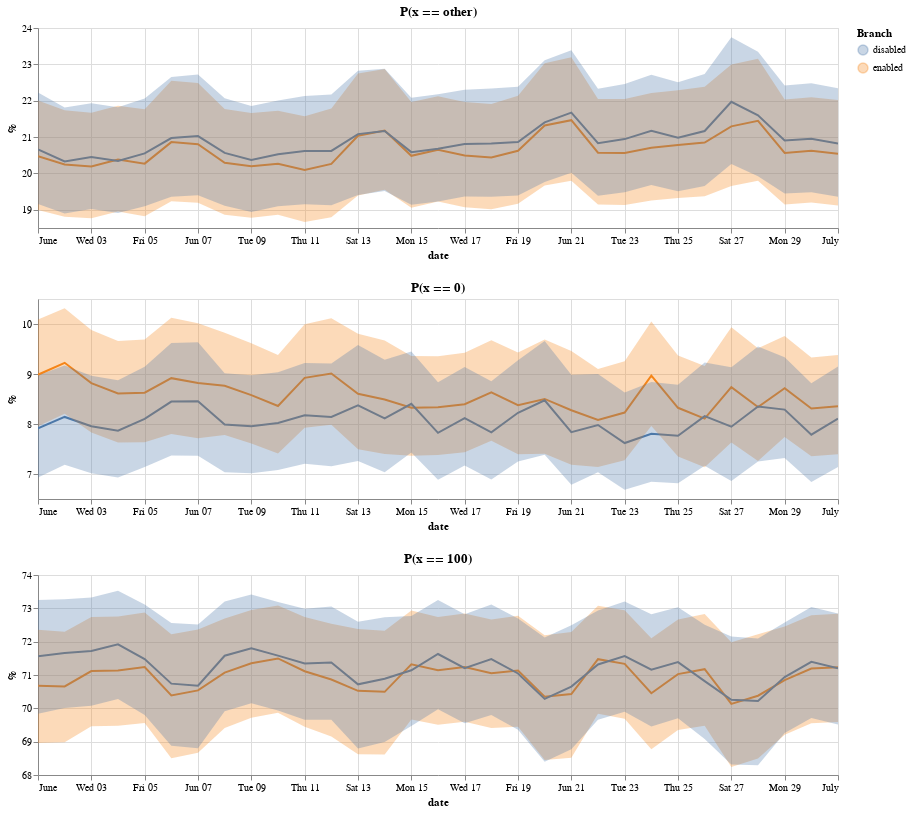

The notebook cell this image was saved under:
### Markdown cell above
## gc_slice_during_idle

### Code cell
# NO CODE
gcsdi = hu.mm_hist_quantiles_beta(df=dfh2, hcol="gc_slice_during_idle", bins=[0, 100],)

vz.stack_bin_plots(gcsdi, h=H, w=W)

### Figure 1 — Vega-Lite specification as saved in the notebook (floating-point values rounded to 4 significant figures)
{"config": {"view": {"continuousWidth": 400, "continuousHeight": 300}}, "vconcat": [{"layer": [{"mark": "line", "encoding": {"color": {"type": "nominal", "field": "br", "title": "Branch"}, "tooltip": [{"type": "nominal", "field": "br"}, {"type": "temporal", "field": "date"}, {"type": "quantitative", "field": "p50"}], "x": {"type": "temporal", "field": "date", "title": "date"}, "y": {"type": "quantitative", "field": "p50", "scale": {"zero": false}, "title": "%"}}, "selection": {"selector008": {"type": "interval", "bind": "scales", "encodings": ["x", "y"]}}}, {"mark": "errorband", "encoding": {"color": {"type": "nominal", "field": "br", "title": "Branch"}, "tooltip": [{"type": "nominal", "field": "br"}, {"type": "temporal", "field": "date"}, {"type": "quantitative", "field": "p50"}], "x": {"type": "temporal", "field": "date", "title": "date"}, "y": {"type": "quantitative", "field": "p05", "title": "%"}, "y2": {"field": "p95", "title": "%"}}}], "data": {"name": "data-3df885041dff85f9464e53b24de69771"}, "height": 200, "title": "P(x == other)", "width": 800}, {"layer": [{"mark": "line", "encoding": {"color": {"type": "nominal", "field": "br", "title": "Branch"}, "tooltip": [{"type": "nominal", "field": "br"}, {"type": "temporal", "field": "date"}, {"type": "quantitative", "field": "p50"}], "x": {"type": "temporal", "field": "date", "title": "date"}, "y": {"type": "quantitative", "field": "p50", "scale": {"zero": false}, "title": "%"}}, "selection": {"selector009": {"type": "interval", "bind": "scales", "encodings": ["x", "y"]}}}, {"mark": "errorband", "encoding": {"color": {"type": "nominal", "field": "br", "title": "Branch"}, "tooltip": [{"type": "nominal", "field": "br"}, {"type": "temporal", "field": "date"}, {"type": "quantitative", "field": "p50"}], "x": {"type": "temporal", "field": "date", "title": "date"}, "y": {"type": "quantitative", "field": "p05", "title": "%"}, "y2": {"field": "p95", "title": "%"}}}], "data": {"name": "data-ec78b9724718c3f22884b70a29af7c05"}, "height": 200, "title": "P(x == 0)", "width": 800}, {"layer": [{"mark": "line", "encoding": {"color": {"type": "nominal", "field": "br", "title": "Branch"}, "tooltip": [{"type": "nominal", "field": "br"}, {"type": "temporal", "field": "date"}, {"type": "quantitative", "field": "p50"}], "x": {"type": "temporal", "field": "date", "title": "date"}, "y": {"type": "quantitative", "field": "p50", "scale": {"zero": false}, "title": "%"}}, "selection": {"selector010": {"type": "interval", "bind": "scales", "encodings": ["x", "y"]}}}, {"mark": "errorband", "encoding": {"color": {"type": "nominal", "field": "br", "title": "Branch"}, "tooltip": [{"type": "nominal", "field": "br"}, {"type": "temporal", "field": "date"}, {"type": "quantitative", "field": "p50"}], "x": {"type": "temporal", "field": "date", "title": "date"}, "y": {"type": "quantitative", "field": "p05", "title": "%"}, "y2": {"field": "p95", "title": "%"}}}], "data": {"name": "data-4df40545755eee2ab583b79dc5dce4cf"}, "height": 200, "title": "P(x == 100)", "width": 800}], "$schema": "https://vega.github.io/schema/vega-lite/v4.8.1.json", "datasets": {"data-3df885041dff85f9464e53b24de69771": [{"bins": -1, "p05": 18.8, "p50": 20.26, "p95": 21.79, "br": "enabled", "date": "2020-06-12T00:00:00"}, {"bins": -1, "p05": 18.86, "p50": 20.29, "p95": 21.77, "br": "enabled", "date": "2020-06-08T00:00:00"}, {"bins": -1, "p05": 19.39, "p50": 21.04, "p95": 22.75, "br": "enabled", "date": "2020-06-13T00:00:00"}, {"bins": -1, "p05": 18.86, "p50": 20.27, "p95": 21.73, "br": "enabled", "date": "2020-06-10T00:00:00"}, {"bins": -1, "p05": 19.32, "p50": 20.78, "p95": 22.29, "br": "enabled", "date": "2020-06-25T00:00:00"}, {"bins": -1, "p05": 19.14, "p50": 20.56, "p95": 22.04, "br": "enabled", "date": "2020-06-29T00:00:00"}, {"bins": -1, "p05": 19.14, "p50": 20.57, "p95": 22.05, "br": "enabled", "date": "2020-06-22T00:00:00"}, {"bins": -1, "p05": 19.65, "p50": 21.29, "p95": 23.0, "br": "enabled", "date": "2020-06-27T00:00:00"}, {"bins": -1, "p05": 19.37, "p50": 20.85, "p95": 22.38, "br": "enabled", "date": "2020-06-26T00:00:00"}, {"bins": -1, "p05": 19.05, "p50": 20.48, "p95": 21.97, "br": "enabled", "date": "2020-06-15T00:00:00"}, {"bins": -1, "p05": 19.24, "p50": 20.86, "p95": 22.55, "br": "enabled", "date": "2020-06-06T00:00:00"}, {"bins": -1, "p05": 18.83, "p50": 20.27, "p95": 21.77, "br": "enabled", "date": "2020-06-05T00:00:00"}, {"bins": -1, "p05": 19.8, "p50": 21.45, "p95": 23.15, "br": "enabled", "date": "2020-06-28T00:00:00"}, {"bins": -1, "p05": 18.81, "p50": 20.25, "p95": 21.74, "br": "enabled", "date": "2020-06-02T00:00:00"}, {"bins": -1, "p05": 19.23, "p50": 20.65, "p95": 22.12, "br": "enabled", "date": "2020-06-16T00:00:00"}, {"bins": -1, "p05": 19.2, "p50": 20.63, "p95": 22.1, "br": "enabled", "date": "2020-06-30T00:00:00"}, {"bins": -1, "p05": 19.8, "p50": 21.47, "p95": 23.19, "br": "enabled", "date": "2020-06-21T00:00:00"}, {"bins": -1, "p05": 18.66, "p50": 20.09, "p95": 21.58, "br": "enabled", "date": "2020-06-11T00:00:00"}, {"bins": -1, "p05": 19.12, "p50": 20.54, "p95": 22.02, "br": "enabled", "date": "2020-07-01T00:00:00"}, {"bins": -1, "p05": 18.95, "p50": 20.38, "p95": 21.86, "br": "enabled", "date": "2020-06-04T00:00:00"}, {"bins": -1, "p05": 19.17, "p50": 20.62, "p95": 22.14, "br": "enabled", "date": "2020-06-19T00:00:00"}, {"bins": -1, "p05": 18.99, "p50": 20.47, "p95": 22.0, "br": "enabled", "date": "2020-06-01T00:00:00"}, {"bins": -1, "p05": 18.77, "p50": 20.19, "p95": 21.67, "br": "enabled", "date": "2020-06-03T00:00:00"}, {"bins": -1, "p05": 19.13, "p50": 20.56, "p95": 22.05, "br": "enabled", "date": "2020-06-23T00:00:00"}, {"bins": -1, "p05": 19.26, "p50": 20.71, "p95": 22.21, "br": "enabled", "date": "2020-06-24T00:00:00"}, {"bins": -1, "p05": 19.67, "p50": 21.32, "p95": 23.03, "br": "enabled", "date": "2020-06-20T00:00:00"}, {"bins": -1, "p05": 19.19, "p50": 20.81, "p95": 22.48, "br": "enabled", "date": "2020-06-07T00:00:00"}, {"bins": -1, "p05": 19.55, "p50": 21.18, "p95": 22.87, "br": "enabled", "date": "2020-06-14T00:00:00"}, {"bins": -1, "p05": 19.07, "p50": 20.49, "p95": 21.97, "br": "enabled", "date": "2020-06-17T00:00:00"}, {"bins": -1, "p05": 19.02, "p50": 20.44, "p95": 21.91, "br": "enabled", "date": "2020-06-18T00:00:00"}, {"bins": -1, "p05": 18.79, "p50": 20.2, "p95": 21.66, "br": "enabled", "date": "2020-06-09T00:00:00"}, {"bins": -1, "p05": 18.91, "p50": 20.34, "p95": 21.82, "br": "disabled", "date": "2020-06-04T00:00:00"}, {"bins": -1, "p05": 19.76, "p50": 21.41, "p95": 23.11, "br": "disabled", "date": "2020-06-20T00:00:00"}, {"bins": -1, "p05": 19.23, "p50": 20.68, "p95": 22.17, "br": "disabled", "date": "2020-06-16T00:00:00"}, {"bins": -1, "p05": 19.41, "p50": 21.08, "p95": 22.82, "br": "disabled", "date": "2020-06-13T00:00:00"}, {"bins": -1, "p05": 19.11, "p50": 20.56, "p95": 22.07, "br": "disabled", "date": "2020-06-08T00:00:00"}, {"bins": -1, "p05": 19.48, "p50": 20.95, "p95": 22.48, "br": "disabled", "date": "2020-06-30T00:00:00"}, {"bins": -1, "p05": 19.14, "p50": 20.59, "p95": 22.08, "br": "disabled", "date": "2020-06-15T00:00:00"}, {"bins": -1, "p05": 19.52, "p50": 21.17, "p95": 22.88, "br": "disabled", "date": "2020-06-14T00:00:00"}, {"bins": -1, "p05": 19.1, "p50": 20.53, "p95": 22.0, "br": "disabled", "date": "2020-06-10T00:00:00"}, {"bins": -1, "p05": 19.51, "p50": 20.98, "p95": 22.51, "br": "disabled", "date": "2020-06-25T00:00:00"}, {"bins": -1, "p05": 19.68, "p50": 21.17, "p95": 22.72, "br": "disabled", "date": "2020-06-24T00:00:00"}, {"bins": -1, "p05": 19.36, "p50": 20.97, "p95": 22.65, "br": "disabled", "date": "2020-06-06T00:00:00"}, {"bins": -1, "p05": 19.15, "p50": 20.62, "p95": 22.13, "br": "disabled", "date": "2020-06-11T00:00:00"}, {"bins": -1, "p05": 19.16, "p50": 20.66, "p95": 22.22, "br": "disabled", "date": "2020-06-01T00:00:00"}, {"bins": -1, "p05": 20.02, "p50": 21.67, "p95": 23.39, "br": "disabled", "date": "2020-06-21T00:00:00"}, {"bins": -1, "p05": 19.39, "p50": 20.83, "p95": 22.33, "br": "disabled", "date": "2020-06-22T00:00:00"}, {"bins": -1, "p05": 20.26, "p50": 21.97, "p95": 23.74, "br": "disabled", "date": "2020-06-27T00:00:00"}, {"bins": -1, "p05": 19.48, "p50": 20.95, "p95": 22.46, "br": "disabled", "date": "2020-06-23T00:00:00"}, {"bins": -1, "p05": 19.36, "p50": 20.82, "p95": 22.33, "br": "disabled", "date": "2020-06-18T00:00:00"}, {"bins": -1, "p05": 18.9, "p50": 20.33, "p95": 21.81, "br": "disabled", "date": "2020-06-02T00:00:00"}, {"bins": -1, "p05": 19.65, "p50": 21.17, "p95": 22.74, "br": "disabled", "date": "2020-06-26T00:00:00"}, {"bins": -1, "p05": 19.4, "p50": 20.86, "p95": 22.38, "br": "disabled", "date": "2020-06-19T00:00:00"}, {"bins": -1, "p05": 19.1, "p50": 20.55, "p95": 22.06, "br": "disabled", "date": "2020-06-05T00:00:00"}, {"bins": -1, "p05": 19.03, "p50": 20.45, "p95": 21.93, "br": "disabled", "date": "2020-06-03T00:00:00"}, {"bins": -1, "p05": 19.92, "p50": 21.6, "p95": 23.34, "br": "disabled", "date": "2020-06-28T00:00:00"}, {"bins": -1, "p05": 19.37, "p50": 20.81, "p95": 22.3, "br": "disabled", "date": "2020-06-17T00:00:00"}, {"bins": -1, "p05": 18.94, "p50": 20.37, "p95": 21.86, "br": "disabled", "date": "2020-06-09T00:00:00"}, {"bins": -1, "p05": 19.36, "p50": 20.83, "p95": 22.35, "br": "disabled", "date": "2020-07-01T00:00:00"}, {"bins": -1, "p05": 19.13, "p50": 20.62, "p95": 22.17, "br": "disabled", "date": "2020-06-12T00:00:00"}, {"bins": -1, "p05": 19.45, "p50": 20.91, "p95": 22.42, "br": "disabled", "date": "2020-06-29T00:00:00"}, {"bins": -1, "p05": 19.4, "p50": 21.03, "p95": 22.72, "br": "disabled", "date": "2020-06-07T00:00:00"}], "data-ec78b9724718c3f22884b70a29af7c05": [{"bins": 0, "p05": 7.983, "p50": 9.01, "p95": 10.11, "br": "enabled", "date": "2020-06-12T00:00:00"}, {"bins": 0, "p05": 7.778, "p50": 8.765, "p95": 9.825, "br": "enabled", "date": "2020-06-08T00:00:00"}, {"bins": 0, "p05": 7.497, "p50": 8.605, "p95": 9.806, "br": "enabled", "date": "2020-06-13T00:00:00"}, {"bins": 0, "p05": 7.408, "p50": 8.359, "p95": 9.381, "br": "enabled", "date": "2020-06-10T00:00:00"}, {"bins": 0, "p05": 7.352, "p50": 8.324, "p95": 9.371, "br": "enabled", "date": "2020-06-25T00:00:00"}, {"bins": 0, "p05": 7.741, "p50": 8.714, "p95": 9.758, "br": "enabled", "date": "2020-06-29T00:00:00"}, {"bins": 0, "p05": 7.14, "p50": 8.083, "p95": 9.098, "br": "enabled", "date": "2020-06-22T00:00:00"}, {"bins": 0, "p05": 7.628, "p50": 8.736, "p95": 9.935, "br": "enabled", "date": "2020-06-27T00:00:00"}, {"bins": 0, "p05": 7.136, "p50": 8.109, "p95": 9.158, "br": "enabled", "date": "2020-06-26T00:00:00"}, {"bins": 0, "p05": 7.364, "p50": 8.325, "p95": 9.358, "br": "enabled", "date": "2020-06-15T00:00:00"}, {"bins": 0, "p05": 7.801, "p50": 8.917, "p95": 10.12, "br": "enabled", "date": "2020-06-06T00:00:00"}, {"bins": 0, "p05": 7.634, "p50": 8.625, "p95": 9.69, "br": "enabled", "date": "2020-06-05T00:00:00"}, {"bins": 0, "p05": 7.258, "p50": 8.341, "p95": 9.516, "br": "enabled", "date": "2020-06-28T00:00:00"}, {"bins": 0, "p05": 8.206, "p50": 9.224, "p95": 10.31, "br": "enabled", "date": "2020-06-02T00:00:00"}, {"bins": 0, "p05": 7.381, "p50": 8.334, "p95": 9.357, "br": "enabled", "date": "2020-06-16T00:00:00"}, {"bins": 0, "p05": 7.356, "p50": 8.308, "p95": 9.332, "br": "enabled", "date": "2020-06-30T00:00:00"}, {"bins": 0, "p05": 7.185, "p50": 8.275, "p95": 9.46, "br": "enabled", "date": "2020-06-21T00:00:00"}, {"bins": 0, "p05": 7.923, "p50": 8.923, "p95": 9.995, "br": "enabled", "date": "2020-06-11T00:00:00"}, {"bins": 0, "p05": 7.396, "p50": 8.353, "p95": 9.381, "br": "enabled", "date": "2020-07-01T00:00:00"}, {"bins": 0, "p05": 7.632, "p50": 8.61, "p95": 9.66, "br": "enabled", "date": "2020-06-04T00:00:00"}, {"bins": 0, "p05": 7.396, "p50": 8.375, "p95": 9.429, "br": "enabled", "date": "2020-06-19T00:00:00"}, {"bins": 0, "p05": 7.957, "p50": 8.986, "p95": 10.09, "br": "enabled", "date": "2020-06-01T00:00:00"}, {"bins": 0, "p05": 7.828, "p50": 8.817, "p95": 9.879, "br": "enabled", "date": "2020-06-03T00:00:00"}, {"bins": 0, "p05": 7.274, "p50": 8.228, "p95": 9.255, "br": "enabled", "date": "2020-06-23T00:00:00"}, {"bins": 0, "p05": 7.962, "p50": 8.968, "p95": 10.05, "br": "enabled", "date": "2020-06-24T00:00:00"}, {"bins": 0, "p05": 7.404, "p50": 8.501, "p95": 9.691, "br": "enabled", "date": "2020-06-20T00:00:00"}, {"bins": 0, "p05": 7.713, "p50": 8.818, "p95": 10.01, "br": "enabled", "date": "2020-06-07T00:00:00"}, {"bins": 0, "p05": 7.4, "p50": 8.489, "p95": 9.669, "br": "enabled", "date": "2020-06-14T00:00:00"}, {"bins": 0, "p05": 7.435, "p50": 8.395, "p95": 9.425, "br": "enabled", "date": "2020-06-17T00:00:00"}, {"bins": 0, "p05": 7.663, "p50": 8.635, "p95": 9.677, "br": "enabled", "date": "2020-06-18T00:00:00"}, {"bins": 0, "p05": 7.609, "p50": 8.577, "p95": 9.615, "br": "enabled", "date": "2020-06-09T00:00:00"}, {"bins": 0, "p05": 6.929, "p50": 7.864, "p95": 8.873, "br": "disabled", "date": "2020-06-04T00:00:00"}, {"bins": 0, "p05": 7.383, "p50": 8.475, "p95": 9.659, "br": "disabled", "date": "2020-06-20T00:00:00"}, {"bins": 0, "p05": 6.885, "p50": 7.824, "p95": 8.837, "br": "disabled", "date": "2020-06-16T00:00:00"}, {"bins": 0, "p05": 7.261, "p50": 8.371, "p95": 9.579, "br": "disabled", "date": "2020-06-13T00:00:00"}, {"bins": 0, "p05": 7.035, "p50": 7.989, "p95": 9.017, "br": "disabled", "date": "2020-06-08T00:00:00"}, {"bins": 0, "p05": 6.838, "p50": 7.787, "p95": 8.813, "br": "disabled", "date": "2020-06-30T00:00:00"}, {"bins": 0, "p05": 7.43, "p50": 8.404, "p95": 9.451, "br": "disabled", "date": "2020-06-15T00:00:00"}, {"bins": 0, "p05": 7.036, "p50": 8.114, "p95": 9.286, "br": "disabled", "date": "2020-06-14T00:00:00"}, {"bins": 0, "p05": 7.079, "p50": 8.021, "p95": 9.036, "br": "disabled", "date": "2020-06-10T00:00:00"}, {"bins": 0, "p05": 6.817, "p50": 7.764, "p95": 8.787, "br": "disabled", "date": "2020-06-25T00:00:00"}, {"bins": 0, "p05": 6.846, "p50": 7.804, "p95": 8.839, "br": "disabled", "date": "2020-06-24T00:00:00"}, {"bins": 0, "p05": 7.369, "p50": 8.448, "p95": 9.619, "br": "disabled", "date": "2020-06-06T00:00:00"}, {"bins": 0, "p05": 7.203, "p50": 8.174, "p95": 9.22, "br": "disabled", "date": "2020-06-11T00:00:00"}, {"bins": 0, "p05": 6.93, "p50": 7.912, "p95": 8.975, "br": "disabled", "date": "2020-06-01T00:00:00"}, {"bins": 0, "p05": 6.787, "p50": 7.838, "p95": 8.983, "br": "disabled", "date": "2020-06-21T00:00:00"}, {"bins": 0, "p05": 7.034, "p50": 7.981, "p95": 9.001, "br": "disabled", "date": "2020-06-22T00:00:00"}, {"bins": 0, "p05": 6.858, "p50": 7.946, "p95": 9.133, "br": "disabled", "date": "2020-06-27T00:00:00"}, {"bins": 0, "p05": 6.685, "p50": 7.619, "p95": 8.629, "br": "disabled", "date": "2020-06-23T00:00:00"}, {"bins": 0, "p05": 6.888, "p50": 7.835, "p95": 8.857, "br": "disabled", "date": "2020-06-18T00:00:00"}, {"bins": 0, "p05": 7.187, "p50": 8.141, "p95": 9.168, "br": "disabled", "date": "2020-06-02T00:00:00"}, {"bins": 0, "p05": 7.164, "p50": 8.157, "p95": 9.229, "br": "disabled", "date": "2020-06-26T00:00:00"}, {"bins": 0, "p05": 7.252, "p50": 8.225, "p95": 9.273, "br": "disabled", "date": "2020-06-19T00:00:00"}, {"bins": 0, "p05": 7.14, "p50": 8.104, "p95": 9.144, "br": "disabled", "date": "2020-06-05T00:00:00"}, {"bins": 0, "p05": 7.016, "p50": 7.954, "p95": 8.966, "br": "disabled", "date": "2020-06-03T00:00:00"}, {"bins": 0, "p05": 7.248, "p50": 8.351, "p95": 9.55, "br": "disabled", "date": "2020-06-28T00:00:00"}, {"bins": 0, "p05": 7.168, "p50": 8.118, "p95": 9.14, "br": "disabled", "date": "2020-06-17T00:00:00"}, {"bins": 0, "p05": 7.013, "p50": 7.956, "p95": 8.973, "br": "disabled", "date": "2020-06-09T00:00:00"}, {"bins": 0, "p05": 7.141, "p50": 8.107, "p95": 9.149, "br": "disabled", "date": "2020-07-01T00:00:00"}, {"bins": 0, "p05": 7.153, "p50": 8.142, "p95": 9.21, "br": "disabled", "date": "2020-06-12T00:00:00"}, {"bins": 0, "p05": 7.318, "p50": 8.288, "p95": 9.333, "br": "disabled", "date": "2020-06-29T00:00:00"}, {"bins": 0, "p05": 7.367, "p50": 8.456, "p95": 9.637, "br": "disabled", "date": "2020-06-07T00:00:00"}], "data-4df40545755eee2ab583b79dc5dce4cf": [{"bins": 100, "p05": 69.15, "p50": 70.86, "p95": 72.53, "br": "enabled", "date": "2020-06-12T00:00:00"}, {"bins": 100, "p05": 69.41, "p50": 71.07, "p95": 72.69, "br": "enabled", "date": "2020-06-08T00:00:00"}, {"bins": 100, "p05": 68.63, "p50": 70.53, "p95": 72.38, "br": "enabled", "date": "2020-06-13T00:00:00"}, {"bins": 100, "p05": 69.87, "p50": 71.5, "p95": 73.09, "br": "enabled", "date": "2020-06-10T00:00:00"}, {"bins": 100, "p05": 69.35, "p50": 71.03, "p95": 72.67, "br": "enabled", "date": "2020-06-25T00:00:00"}, {"bins": 100, "p05": 69.2, "p50": 70.85, "p95": 72.45, "br": "enabled", "date": "2020-06-29T00:00:00"}, {"bins": 100, "p05": 69.84, "p50": 71.47, "p95": 73.08, "br": "enabled", "date": "2020-06-22T00:00:00"}, {"bins": 100, "p05": 68.24, "p50": 70.13, "p95": 71.98, "br": "enabled", "date": "2020-06-27T00:00:00"}, {"bins": 100, "p05": 69.48, "p50": 71.18, "p95": 72.83, "br": "enabled", "date": "2020-06-26T00:00:00"}, {"bins": 100, "p05": 69.67, "p50": 71.32, "p95": 72.93, "br": "enabled", "date": "2020-06-15T00:00:00"}, {"bins": 100, "p05": 68.5, "p50": 70.39, "p95": 72.22, "br": "enabled", "date": "2020-06-06T00:00:00"}, {"bins": 100, "p05": 69.56, "p50": 71.24, "p95": 72.87, "br": "enabled", "date": "2020-06-05T00:00:00"}, {"bins": 100, "p05": 68.49, "p50": 70.38, "p95": 72.22, "br": "enabled", "date": "2020-06-28T00:00:00"}, {"bins": 100, "p05": 68.98, "p50": 70.66, "p95": 72.3, "br": "enabled", "date": "2020-06-02T00:00:00"}, {"bins": 100, "p05": 69.5, "p50": 71.14, "p95": 72.74, "br": "enabled", "date": "2020-06-16T00:00:00"}, {"bins": 100, "p05": 69.55, "p50": 71.19, "p95": 72.8, "br": "enabled", "date": "2020-06-30T00:00:00"}, {"bins": 100, "p05": 68.52, "p50": 70.43, "p95": 72.29, "br": "enabled", "date": "2020-06-21T00:00:00"}, {"bins": 100, "p05": 69.45, "p50": 71.11, "p95": 72.74, "br": "enabled", "date": "2020-06-11T00:00:00"}, {"bins": 100, "p05": 69.59, "p50": 71.23, "p95": 72.84, "br": "enabled", "date": "2020-07-01T00:00:00"}, {"bins": 100, "p05": 69.48, "p50": 71.14, "p95": 72.76, "br": "enabled", "date": "2020-06-04T00:00:00"}, {"bins": 100, "p05": 69.45, "p50": 71.13, "p95": 72.78, "br": "enabled", "date": "2020-06-19T00:00:00"}, {"bins": 100, "p05": 68.96, "p50": 70.68, "p95": 72.36, "br": "enabled", "date": "2020-06-01T00:00:00"}, {"bins": 100, "p05": 69.46, "p50": 71.12, "p95": 72.74, "br": "enabled", "date": "2020-06-03T00:00:00"}, {"bins": 100, "p05": 69.69, "p50": 71.33, "p95": 72.95, "br": "enabled", "date": "2020-06-23T00:00:00"}, {"bins": 100, "p05": 68.77, "p50": 70.45, "p95": 72.1, "br": "enabled", "date": "2020-06-24T00:00:00"}, {"bins": 100, "p05": 68.45, "p50": 70.35, "p95": 72.2, "br": "enabled", "date": "2020-06-20T00:00:00"}, {"bins": 100, "p05": 68.67, "p50": 70.54, "p95": 72.36, "br": "enabled", "date": "2020-06-07T00:00:00"}, {"bins": 100, "p05": 68.62, "p50": 70.49, "p95": 72.33, "br": "enabled", "date": "2020-06-14T00:00:00"}, {"bins": 100, "p05": 69.6, "p50": 71.24, "p95": 72.84, "br": "enabled", "date": "2020-06-17T00:00:00"}, {"bins": 100, "p05": 69.41, "p50": 71.05, "p95": 72.66, "br": "enabled", "date": "2020-06-18T00:00:00"}, {"bins": 100, "p05": 69.72, "p50": 71.35, "p95": 72.95, "br": "enabled", "date": "2020-06-09T00:00:00"}, {"bins": 100, "p05": 70.28, "p50": 71.92, "p95": 73.53, "br": "disabled", "date": "2020-06-04T00:00:00"}, {"bins": 100, "p05": 68.39, "p50": 70.28, "p95": 72.13, "br": "disabled", "date": "2020-06-20T00:00:00"}, {"bins": 100, "p05": 69.97, "p50": 71.63, "p95": 73.25, "br": "disabled", "date": "2020-06-16T00:00:00"}, {"bins": 100, "p05": 68.79, "p50": 70.72, "p95": 72.6, "br": "disabled", "date": "2020-06-13T00:00:00"}, {"bins": 100, "p05": 69.91, "p50": 71.58, "p95": 73.21, "br": "disabled", "date": "2020-06-08T00:00:00"}, {"bins": 100, "p05": 69.71, "p50": 71.39, "p95": 73.04, "br": "disabled", "date": "2020-06-30T00:00:00"}, {"bins": 100, "p05": 69.47, "p50": 71.14, "p95": 72.77, "br": "disabled", "date": "2020-06-15T00:00:00"}, {"bins": 100, "p05": 68.99, "p50": 70.89, "p95": 72.73, "br": "disabled", "date": "2020-06-14T00:00:00"}, {"bins": 100, "p05": 69.94, "p50": 71.58, "p95": 73.19, "br": "disabled", "date": "2020-06-10T00:00:00"}, {"bins": 100, "p05": 69.7, "p50": 71.39, "p95": 73.03, "br": "disabled", "date": "2020-06-25T00:00:00"}, {"bins": 100, "p05": 69.46, "p50": 71.16, "p95": 72.82, "br": "disabled", "date": "2020-06-24T00:00:00"}, {"bins": 100, "p05": 68.88, "p50": 70.74, "p95": 72.56, "br": "disabled", "date": "2020-06-06T00:00:00"}, {"bins": 100, "p05": 69.66, "p50": 71.34, "p95": 72.99, "br": "disabled", "date": "2020-06-11T00:00:00"}, {"bins": 100, "p05": 69.84, "p50": 71.57, "p95": 73.25, "br": "disabled", "date": "2020-06-01T00:00:00"}, {"bins": 100, "p05": 68.77, "p50": 70.65, "p95": 72.49, "br": "disabled", "date": "2020-06-21T00:00:00"}, {"bins": 100, "p05": 69.66, "p50": 71.32, "p95": 72.94, "br": "disabled", "date": "2020-06-22T00:00:00"}, {"bins": 100, "p05": 68.31, "p50": 70.26, "p95": 72.16, "br": "disabled", "date": "2020-06-27T00:00:00"}, {"bins": 100, "p05": 69.9, "p50": 71.57, "p95": 73.2, "br": "disabled", "date": "2020-06-23T00:00:00"}, {"bins": 100, "p05": 69.8, "p50": 71.48, "p95": 73.11, "br": "disabled", "date": "2020-06-18T00:00:00"}, {"bins": 100, "p05": 70.01, "p50": 71.66, "p95": 73.27, "br": "disabled", "date": "2020-06-02T00:00:00"}, {"bins": 100, "p05": 69.08, "p50": 70.82, "p95": 72.51, "br": "disabled", "date": "2020-06-26T00:00:00"}, {"bins": 100, "p05": 69.36, "p50": 71.05, "p95": 72.69, "br": "disabled", "date": "2020-06-19T00:00:00"}, {"bins": 100, "p05": 69.8, "p50": 71.48, "p95": 73.11, "br": "disabled", "date": "2020-06-05T00:00:00"}, {"bins": 100, "p05": 70.08, "p50": 71.72, "p95": 73.32, "br": "disabled", "date": "2020-06-03T00:00:00"}, {"bins": 100, "p05": 68.29, "p50": 70.22, "p95": 72.1, "br": "disabled", "date": "2020-06-28T00:00:00"}, {"bins": 100, "p05": 69.55, "p50": 71.2, "p95": 72.82, "br": "disabled", "date": "2020-06-17T00:00:00"}, {"bins": 100, "p05": 70.15, "p50": 71.8, "p95": 73.41, "br": "disabled", "date": "2020-06-09T00:00:00"}, {"bins": 100, "p05": 69.52, "p50": 71.2, "p95": 72.85, "br": "disabled", "date": "2020-07-01T00:00:00"}, {"bins": 100, "p05": 69.66, "p50": 71.38, "p95": 73.06, "br": "disabled", "date": "2020-06-12T00:00:00"}, {"bins": 100, "p05": 69.26, "p50": 70.94, "p95": 72.58, "br": "disabled", "date": "2020-06-29T00:00:00"}, {"bins": 100, "p05": 68.8, "p50": 70.68, "p95": 72.51, "br": "disabled", "date": "2020-06-07T00:00:00"}]}}
